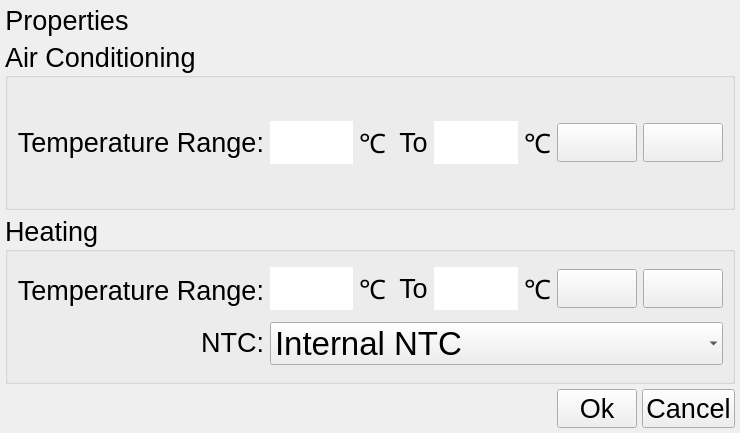
<?xml version="1.0" encoding="UTF-8"?>
<ui version="4.0">
 <class>PropertiesSettings</class>
 <widget class="QWidget" name="PropertiesSettings">
  <property name="geometry">
   <rect>
    <x>0</x>
    <y>0</y>
    <width>740</width>
    <height>433</height>
   </rect>
  </property>
  <layout class="QGridLayout" name="gridLayout_3">
   <property name="margin">
    <number>5</number>
   </property>
   <property name="spacing">
    <number>5</number>
   </property>
   <item row="0" column="0">
    <layout class="QHBoxLayout" name="horizontalLayout">
     <item>
      <widget class="QLabel" name="titleLabel">
       <property name="font">
        <font>
         <pointsize>20</pointsize>
        </font>
       </property>
       <property name="text">
        <string>Properties</string>
       </property>
       <property name="alignment">
        <set>Qt::AlignCenter</set>
       </property>
      </widget>
     </item>
     <item>
      <spacer name="horizontalSpacer_3">
       <property name="orientation">
        <enum>Qt::Horizontal</enum>
       </property>
       <property name="sizeHint" stdset="0">
        <size>
         <width>40</width>
         <height>20</height>
        </size>
       </property>
      </spacer>
     </item>
    </layout>
   </item>
   <item row="1" column="0">
    <layout class="QHBoxLayout" name="horizontalLayout_6">
     <item>
      <widget class="QGroupBox" name="acGroupBox">
       <property name="sizePolicy">
        <sizepolicy hsizetype="Preferred" vsizetype="Expanding">
         <horstretch>0</horstretch>
         <verstretch>0</verstretch>
        </sizepolicy>
       </property>
       <property name="font">
        <font>
         <pointsize>20</pointsize>
        </font>
       </property>
       <property name="title">
        <string>Air Conditioning</string>
       </property>
       <layout class="QGridLayout" name="gridLayout_2">
        <item row="0" column="0">
         <widget class="QLabel" name="acRangeLabel">
          <property name="font">
           <font>
            <pointsize>20</pointsize>
           </font>
          </property>
          <property name="text">
           <string>Temperature Range:</string>
          </property>
          <property name="alignment">
           <set>Qt::AlignRight|Qt::AlignTrailing|Qt::AlignVCenter</set>
          </property>
         </widget>
        </item>
        <item row="0" column="1">
         <widget class="HacLineEdit" name="minLineEdit1">
          <property name="font">
           <font>
            <pointsize>25</pointsize>
           </font>
          </property>
          <property name="frame">
           <bool>false</bool>
          </property>
         </widget>
        </item>
        <item row="0" column="3">
         <widget class="QLabel" name="label">
          <property name="font">
           <font>
            <pointsize>20</pointsize>
           </font>
          </property>
          <property name="text">
           <string> To</string>
          </property>
          <property name="alignment">
           <set>Qt::AlignCenter</set>
          </property>
         </widget>
        </item>
        <item row="0" column="4">
         <widget class="HacLineEdit" name="maxLineEdit1">
          <property name="font">
           <font>
            <pointsize>25</pointsize>
           </font>
          </property>
          <property name="frame">
           <bool>false</bool>
          </property>
         </widget>
        </item>
        <item row="0" column="6">
         <widget class="HacPushButton" name="downButton1">
          <property name="focusPolicy">
           <enum>Qt::NoFocus</enum>
          </property>
          <property name="autoRepeat">
           <bool>true</bool>
          </property>
         </widget>
        </item>
        <item row="0" column="7">
         <widget class="HacPushButton" name="upButton1">
          <property name="focusPolicy">
           <enum>Qt::NoFocus</enum>
          </property>
          <property name="autoRepeat">
           <bool>true</bool>
          </property>
         </widget>
        </item>
        <item row="0" column="2">
         <widget class="QLabel" name="unitLabel">
          <property name="font">
           <font>
            <family>unifont</family>
            <pointsize>20</pointsize>
           </font>
          </property>
          <property name="text">
           <string>℃</string>
          </property>
         </widget>
        </item>
        <item row="0" column="5">
         <widget class="QLabel" name="unitLabel_3">
          <property name="font">
           <font>
            <family>unifont</family>
            <pointsize>20</pointsize>
           </font>
          </property>
          <property name="text">
           <string>℃</string>
          </property>
         </widget>
        </item>
       </layout>
      </widget>
     </item>
    </layout>
   </item>
   <item row="2" column="0">
    <layout class="QHBoxLayout" name="horizontalLayout_7">
     <item>
      <widget class="QGroupBox" name="heatingGroupBox">
       <property name="sizePolicy">
        <sizepolicy hsizetype="Preferred" vsizetype="Expanding">
         <horstretch>0</horstretch>
         <verstretch>0</verstretch>
        </sizepolicy>
       </property>
       <property name="font">
        <font>
         <pointsize>20</pointsize>
        </font>
       </property>
       <property name="title">
        <string>Heating</string>
       </property>
       <layout class="QGridLayout" name="gridLayout">
        <item row="0" column="0" rowspan="2">
         <layout class="QVBoxLayout" name="verticalLayout">
          <item>
           <widget class="QLabel" name="heatRangeLabel">
            <property name="font">
             <font>
              <pointsize>20</pointsize>
             </font>
            </property>
            <property name="text">
             <string>Temperature Range:</string>
            </property>
            <property name="alignment">
             <set>Qt::AlignRight|Qt::AlignTrailing|Qt::AlignVCenter</set>
            </property>
           </widget>
          </item>
          <item>
           <widget class="QLabel" name="ntcLabel">
            <property name="font">
             <font>
              <pointsize>20</pointsize>
             </font>
            </property>
            <property name="text">
             <string>NTC:</string>
            </property>
            <property name="alignment">
             <set>Qt::AlignRight|Qt::AlignTrailing|Qt::AlignVCenter</set>
            </property>
           </widget>
          </item>
         </layout>
        </item>
        <item row="0" column="1">
         <widget class="HacLineEdit" name="minLineEdit2">
          <property name="font">
           <font>
            <pointsize>25</pointsize>
           </font>
          </property>
          <property name="frame">
           <bool>false</bool>
          </property>
         </widget>
        </item>
        <item row="0" column="3">
         <widget class="QLabel" name="label_2">
          <property name="font">
           <font>
            <pointsize>20</pointsize>
           </font>
          </property>
          <property name="text">
           <string> To</string>
          </property>
          <property name="alignment">
           <set>Qt::AlignCenter</set>
          </property>
         </widget>
        </item>
        <item row="0" column="4">
         <widget class="HacLineEdit" name="maxLineEdit2">
          <property name="font">
           <font>
            <pointsize>25</pointsize>
           </font>
          </property>
          <property name="frame">
           <bool>false</bool>
          </property>
         </widget>
        </item>
        <item row="0" column="6">
         <widget class="HacPushButton" name="downButton2">
          <property name="focusPolicy">
           <enum>Qt::NoFocus</enum>
          </property>
          <property name="autoRepeat">
           <bool>true</bool>
          </property>
         </widget>
        </item>
        <item row="0" column="7">
         <widget class="HacPushButton" name="upButton2">
          <property name="focusPolicy">
           <enum>Qt::NoFocus</enum>
          </property>
          <property name="autoRepeat">
           <bool>true</bool>
          </property>
         </widget>
        </item>
        <item row="1" column="1" colspan="7">
         <widget class="QComboBox" name="maxComboBox_2">
          <property name="font">
           <font>
            <pointsize>25</pointsize>
           </font>
          </property>
          <property name="frame">
           <bool>false</bool>
          </property>
          <item>
           <property name="text">
            <string>Internal NTC</string>
           </property>
          </item>
          <item>
           <property name="text">
            <string>External NTC</string>
           </property>
          </item>
          <item>
           <property name="text">
            <string>Internal/External NTC</string>
           </property>
          </item>
         </widget>
        </item>
        <item row="0" column="5">
         <widget class="QLabel" name="unitLabel_4">
          <property name="font">
           <font>
            <family>unifont</family>
            <pointsize>20</pointsize>
           </font>
          </property>
          <property name="text">
           <string>℃</string>
          </property>
         </widget>
        </item>
        <item row="0" column="2">
         <widget class="QLabel" name="unitLabel_5">
          <property name="font">
           <font>
            <family>unifont</family>
            <pointsize>20</pointsize>
           </font>
          </property>
          <property name="text">
           <string>℃</string>
          </property>
         </widget>
        </item>
       </layout>
      </widget>
     </item>
    </layout>
   </item>
   <item row="3" column="0">
    <layout class="QHBoxLayout" name="horizontalLayout_3">
     <item>
      <spacer name="horizontalSpacer">
       <property name="orientation">
        <enum>Qt::Horizontal</enum>
       </property>
       <property name="sizeHint" stdset="0">
        <size>
         <width>87</width>
         <height>20</height>
        </size>
       </property>
      </spacer>
     </item>
     <item>
      <widget class="HacPushButton" name="okButton">
       <property name="font">
        <font>
         <pointsize>20</pointsize>
        </font>
       </property>
       <property name="text">
        <string>Ok</string>
       </property>
      </widget>
     </item>
     <item>
      <widget class="HacPushButton" name="cancelButton">
       <property name="font">
        <font>
         <pointsize>20</pointsize>
        </font>
       </property>
       <property name="text">
        <string>Cancel</string>
       </property>
      </widget>
     </item>
    </layout>
   </item>
  </layout>
 </widget>
 <customwidgets>
  <customwidget>
   <class>HacPushButton</class>
   <extends>QPushButton</extends>
   <header location="global">hacpushbutton.h</header>
  </customwidget>
  <customwidget>
   <class>HacLineEdit</class>
   <extends>QLineEdit</extends>
   <header>haclineedit.h</header>
  </customwidget>
 </customwidgets>
 <resources>
  <include location="../res/hac.qrc"/>
 </resources>
 <connections/>
</ui>
